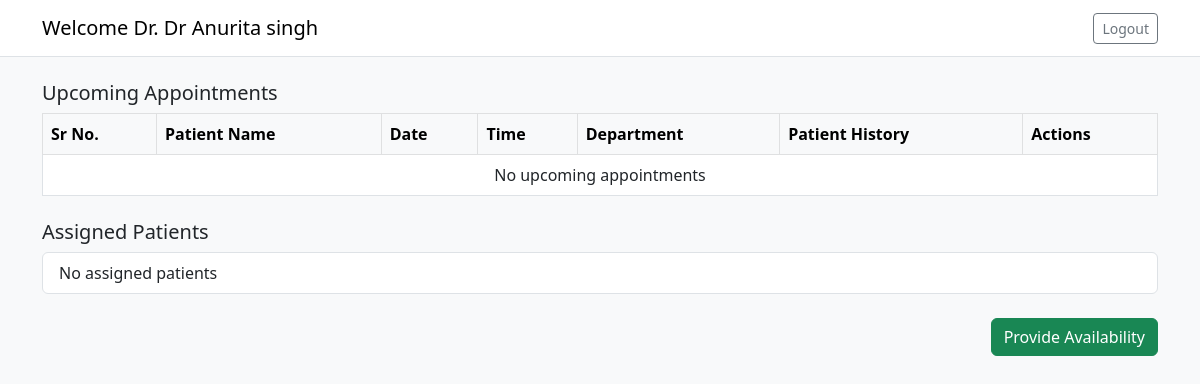
The page /doctor_dashboard/Dr Anurita singh on the database as committed earlier.
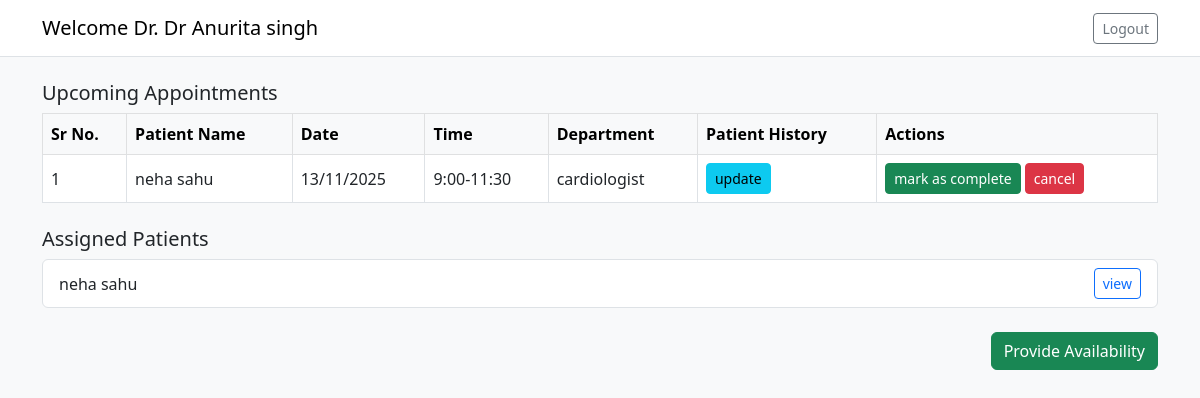
The same page on the database as committed later.
### tables this page shows
CREATE TABLE appointments (
                        id INTEGER PRIMARY KEY AUTOINCREMENT,
                        patient_name TEXT,
                        doctor_name TEXT,
                        date TEXT,
                        time TEXT,
                        department TEXT
                    );

### app.py (the view)
@app.route('/doctor_dashboard/<doctor_name>')
def doctor_dashboard(doctor_name):
    conn = sqlite3.connect("users.db")
    c = conn.cursor()
    c.execute("SELECT id, patient_name, date, time, department FROM appointments WHERE doctor_name=?", (doctor_name,))
    appointments = c.fetchall()
    c.execute("SELECT DISTINCT patient_name FROM appointments WHERE doctor_name=?", (doctor_name,))
    assigned_patients = [row[0] for row in c.fetchall()]
    conn.close()
    return render_template('doctor_dashboard.html', doctor_name=doctor_name, appointments=appointments, assigned_patients=assigned_patients)

### templates/doctor_dashboard.html (shortened to what this page needs)
<!doctype html>
<html lang="en">
  <head>
    <link href="https://cdn.jsdelivr.net/npm/bootstrap@5.3.0/dist/css/bootstrap.min.css" rel="stylesheet">
  </head>
  <body class="bg-light">
    <nav class="navbar navbar-expand-lg navbar-light bg-white border-bottom">
      <div class="container">
        <span class="navbar-brand">Welcome Dr. {{ doctor_name }}</span>
        <div>
          <a href="/" class="btn btn-outline-secondary btn-sm">Logout</a>
        </div>
      </div>
    </nav>
    <div class="container my-4">
      <h5>Upcoming Appointments</h5>
      <table class="table table-bordered align-middle">
        <thead class="table-light">
          <tr>
            <th>Sr No.</th>
            <th>Patient Name</th>
            <th>Date</th>
            <th>Time</th>
            <th>Department</th>
            <th>Patient History</th>
            <th>Actions</th>
          </tr>
        </thead>
        <tbody>
          {% for appt in appointments %}
          <tr>
            <td>{{ loop.index }}</td>
            <td>{{ appt[1] }}</td>
            <td>{{ appt[2] or '' }}</td>
            <td>{{ appt[3] or '' }}</td>
            <td>{{ appt[4] or '' }}</td>
            <td>
              <button class="btn btn-info btn-sm" data-bs-toggle="modal" data-bs-target="#updateModal" data-patient="{{ appt[1] }}">update</button>
            </td>
            <td>
  <form style="display:inline" method="POST" action="{{ url_for('mark_complete', appointment_id=appt[0]) }}">
    <button class="btn btn-success btn-sm">mark as complete</button>
  </form>
  <form style="display:inline" method="POST" action="{{ url_for('cancel_appointment', appointment_id=appt[0]) }}">
    <button class="btn btn-danger btn-sm">cancel</button>
  </form>
</td>
          </tr>
          {% else %}
            <tr><td colspan="7" class="text-center">No upcoming appointments</td></tr>
          {% endfor %}
        </tbody>
      </table>
      <h5 class="mt-4">Assigned Patients</h5>
      <div class="list-group">
        {% for p in assigned_patients %}
          <div class="d-flex justify-content-between align-items-center list-group-item">
            <div>{{ p }}</div>
            <div>
              <button class="btn btn-outline-primary btn-sm" data-bs-toggle="modal" data-bs-target="#historyModal" data-patient="{{ p }}">view</button>
            </div>
          </div>
        {% else %}
          <div class="list-group-item">No assigned patients</div>
        {% endfor %}
      </div>
      <div class="mt-4 text-end">
        <a href="{{ url_for('provide_availability', doctor_name=doctor_name) }}" class="btn btn-success">Provide Availability</a>
      </div>
    </div>
  </body>
</html>

Rows that differ between the two databases and show on the page:
added appointments: doctor_name "Dr Anurita singh", patient_name "neha sahu", date "13/11/2025", time "9:00-11:30", department "cardiologist"
Other text that changed with them:
{{ doctor_name }}: "Dr Anurita singh" → (not shown)
new list line: "neha sahu view"
text no longer shown: "No upcoming appointments No assigned patients"
